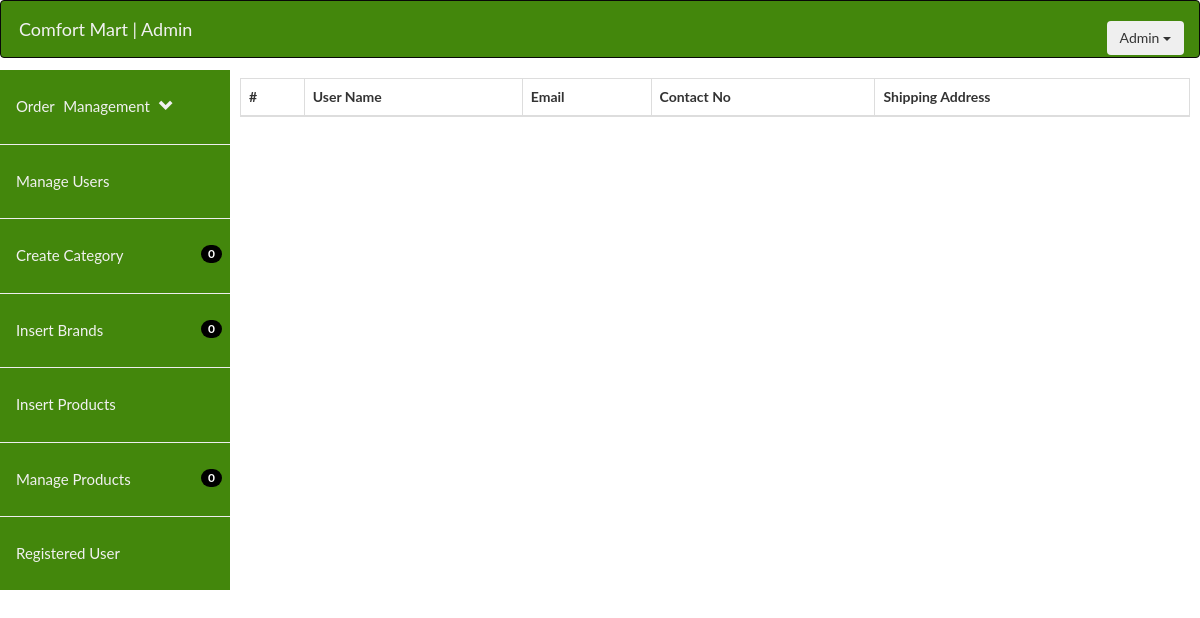
Before: /Admin-Panel-Complete/manage-users.php with the older database file.
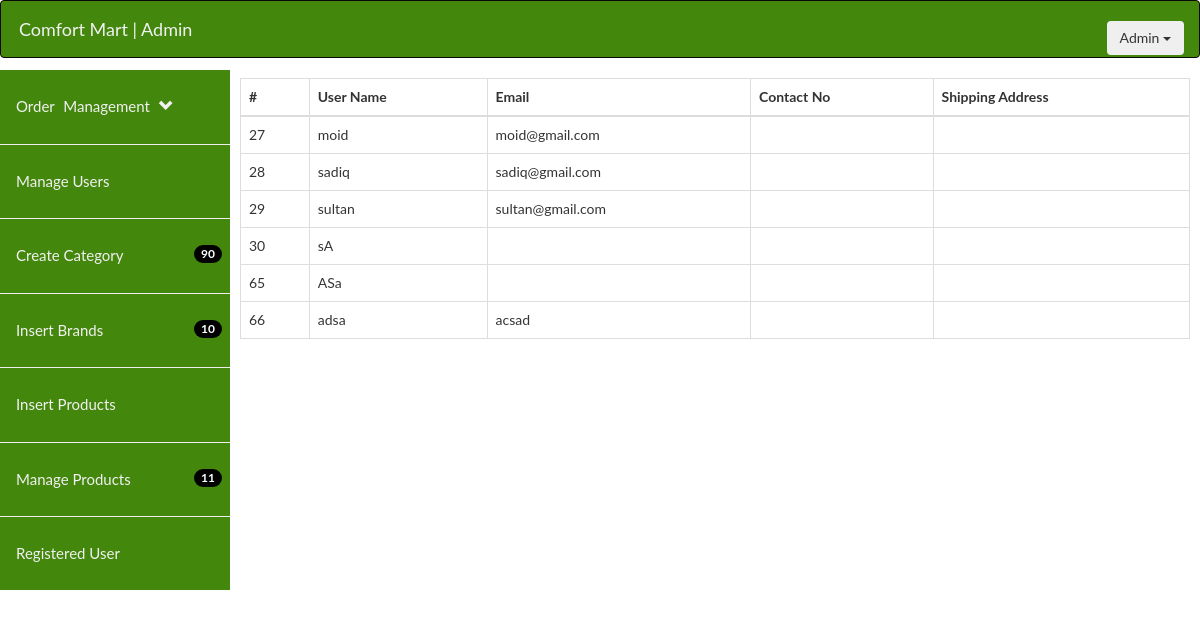
After: the same page with the newer database file.
### tables this page shows
CREATE TABLE `user` (
  `id` int(11) NOT NULL,
  `name` varchar(50) NOT NULL,
  `email` varchar(50) NOT NULL,
  `phone` int(15) NOT NULL,
  `address` varchar(255) NOT NULL,
  `password` varchar(50) NOT NULL,
  `created_at` timestamp NOT NULL DEFAULT current_timestamp(),
  `updated_at` timestamp NULL DEFAULT NULL ON UPDATE current_timestamp()
);

### Admin-Panel-Complete/manage-users.php (the view, shortened to what this page needs)
<!DOCTYPE html>
<html lang="en">
<head>
    <link rel="stylesheet" href="https://maxcdn.bootstrapcdn.com/bootstrap/3.4.0/css/bootstrap.min.css">
</head>
<body>
<?php include('include/header.php');?>
<?php include('include/sidemenu.php');?>
	 					<div class="main">
								<table class="table table-bordered"  style="font-size: 14px;">
									<thead class="thead-dark">
										<tr>
											<th>#</th>
											<th>User Name</th>
											<th>Email </th>
											<th>Contact No</th>
											<th>Shipping Address</th>
										</tr>
									</thead>
									<tbody>
										<?php
										include('include/db.php');
										$query=mysqli_query($conn,"select * from user");
											while($row=mysqli_fetch_array($query))
											{
											?>
										<tr>
											<td><?php echo ($row['id']);?></td>
											<td><?php echo ($row['name']);?></td>
											<td><?php echo ($row['email']);?></td>
											<td><?php echo ($row['contactno']);?></td>
											<td><?php echo ($row['shippingaddress']);?></td>
										<?php } ?>
										</tr>
									</tbody>
								</table>
				</div>
</body>
</html>

### Admin-Panel-Complete/include/sidemenu.php (shortened to what this page needs)
<!DOCTYPE html>
<html lang="en">
<head>
  <link rel="stylesheet" href="https://maxcdn.bootstrapcdn.com/bootstrap/3.4.0/css/bootstrap.min.css">
</head>
<body>
  <?php include('include/db.php'); ?>
<div class="sidenav" >
 <br>
<a  class="collapse" data-toggle="collapse"    href="#togglePages"  style=" word-spacing: 5px ;" >
Order Management
  <label class="glyphicon glyphicon-chevron-down"></label> </a>
                <hr>
  <a href="manage-users.php">Manage Users</a><hr>
  <a href="insert_category.php">Create Category <span class="badge" style="background-color: black; float: right"><?php
                          $count = mysqli_num_rows(mysqli_query($conn, "SELECT * FROM category"));
                          echo $count;
                          ?> </span></a><hr>
  <a href="insert_brand.php">Insert Brands <span class="badge" style="background-color:black; float: right"><?php
                          $count = mysqli_num_rows(mysqli_query($conn, "SELECT * FROM brands"));
                          echo $count;
                          ?> </span></a><hr>
  <a href="insert-product.php">Insert Products</a><hr>
  <a href="manage-products.php" >   Manage Products   <span class="badge" style="background-color: black; float: right"><?php
                          $count = mysqli_num_rows(mysqli_query($conn, "SELECT * FROM products"));
                          echo $count;
                          ?> </span></a><hr>
  <a href="registered-users.php"  >Registered User</a>
</div>
</body>
</html>

Changed rows visible on the page:
added user: id "27", name "moid", email "moid@gmail.com"
added user: id "28", name "sadiq", email "sadiq@gmail.com"
added user: id "29", name "sultan", email "sultan@gmail.com"
added user: id "30", name "sA"
added user: id "65", name "ASa"
added user: id "66", name "adsa", email "acsad"
Other visible differences:
$count: "0" → "90"
$count: "0" → "10"
$count: "0" → "11"
